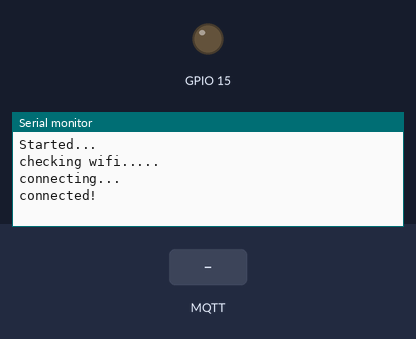
A sketch run on a simulated ESP8266 (NodeMCU). Shown: output pins drawn as LEDs (lit = HIGH), the last lines printed to the serial monitor. The inputs (shaded band) are chosen by the test bench. WiFi joins after 1.5 s; servers stay silent unless stated; no radio packets arrive unless stated; no MQTT or app messages arrive unless stated.

Above: at 3.3 s.
3.4 s: MQTT message "on" arrives on the first subscribed topic
At 4.8 s:
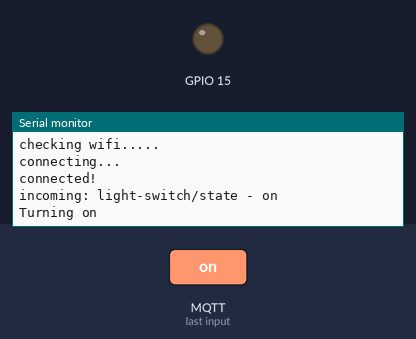
5.1 s: MQTT message "off" arrives on the first subscribed topic
At 6.4 s:
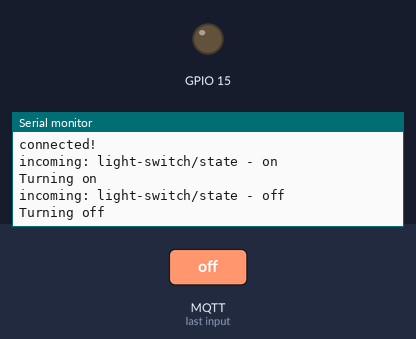
6.8 s: MQTT message "1" arrives on the first subscribed topic
At 7.7 s:
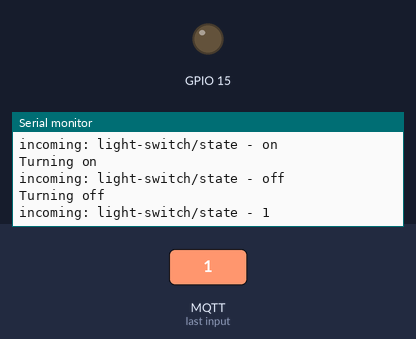

Measured:
- after the input at 3.4 s, the serial monitor: prints a new line at once (image 1)
- after the input at 5.1 s, the serial monitor: prints a new line at once (image 2)
- after the input at 6.8 s, the serial monitor: prints a new line at once (image 3)

The sketch:

nodeMCU-mqtt-433MHz-test.ino
```cpp
#include "ESP8266WiFi.h"
#include <MQTT.h>
#include <RH_ASK.h>

#define F_CPU 8000000UL

char ssid[] = "Zoo Guest";
char pass[] = "Zookeeper";
//char ssid[] = "jPoole";
//char pass[] = "Love4wifi!";

//ESP8266 PINS
#define TRANSMITTER 2
#define RECEIVER 0

//RH_ASK driver(2000, RECEIVER, TRANSMITTER, -1, false);
RH_ASK driver(500, RECEIVER, TRANSMITTER, -1, false);

WiFiClient net;
MQTTClient client;

unsigned long lastMillis = 0;

void connect() {
  Serial.print("checking wifi...");
  while (WiFi.status() != WL_CONNECTED) {
    Serial.print(".");
    delay(1000);
  }

  Serial.print("\nconnecting...");
  while (!client.connect("arduino", "try", "try")) {
    Serial.print(".");
    delay(1000);
  }

  Serial.println("\nconnected!");

  client.subscribe("light-switch/state");
  // client.unsubscribe("/hello");
}

void messageReceived(String &topic, String &payload) {
  Serial.println("incoming: " + topic + " - " + payload);
  if(payload == "on"){
    //digitalWrite(15, HIGH);
    transmit();
    Serial.println("Turning on");
  }else if(payload == "off"){
    //digitalWrite(15, LOW);
    transmit();
    Serial.println("Turning off");
  }
}

void setup() {
  pinMode(15, OUTPUT);

  Serial.begin(115200);
  Serial.println("Started...");

  if (!driver.init())
    Serial.println("init failed");

  WiFi.mode(WIFI_STA);
  WiFi.disconnect();
  delay(100);

  WiFi.begin(ssid, pass);

  // Note: Local domain names (e.g. "Computer.local" on OSX) are not supported by Arduino.
  // You need to set the IP address directly.
  client.begin("jservices.site", net);
  client.onMessage(messageReceived);

  connect();
}

void loop() {
  client.loop();
  delay(10);  // <- fixes some issues with WiFi stability

  if (!client.connected()) {
    connect();
  }

  /*
  // publish a message roughly every second.
  if (millis() - lastMillis > 1000) {
    lastMillis = millis();
    client.publish("/hello", "world");
  }
 */
}

void transmit(){
    //Serial.println("0");
    const uint8_t data[1] = {0x40}; //BEEP
    //const uint8_t data[1] = {0x12}; //Toggle switch
    driver.send(&data[0], 1);
    //Serial.println("1");

    driver.waitPacketSent();
    //Serial.println("2");

    //_delay_ms(200);
    delay(200);
    //Serial.println("3");
}
```
